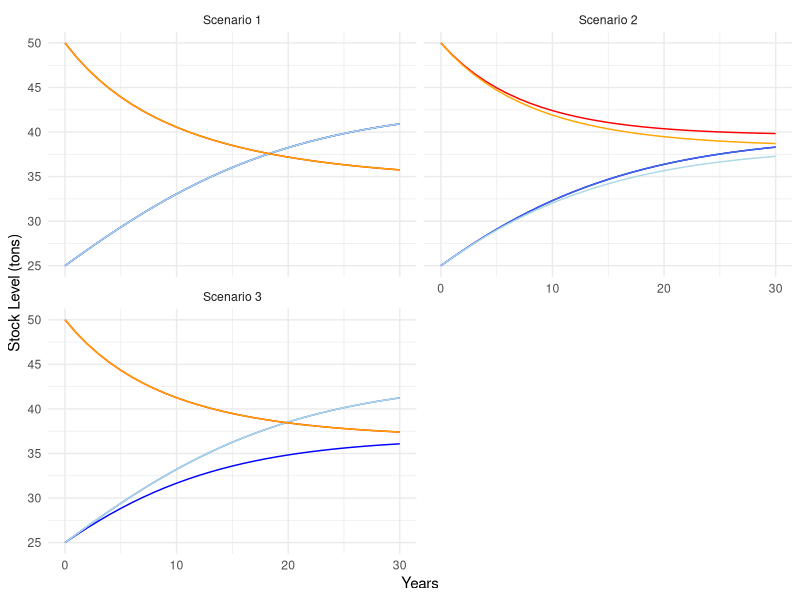
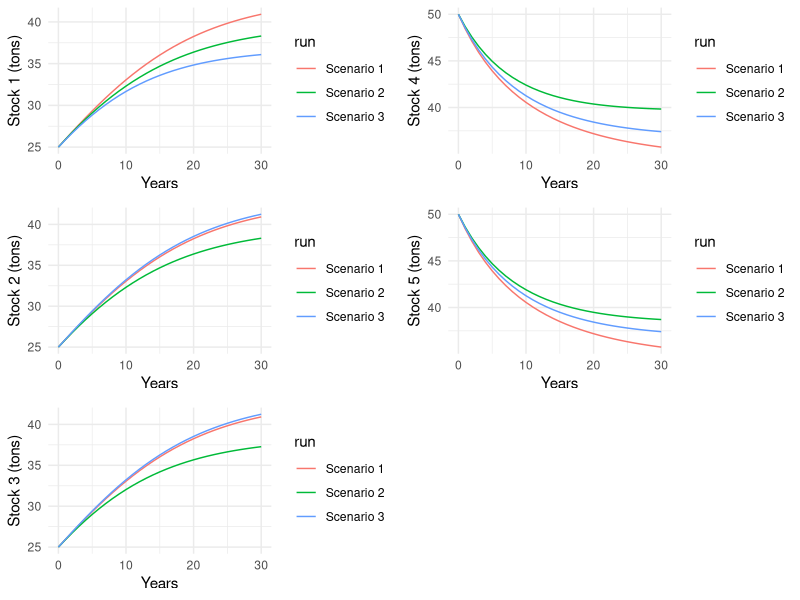
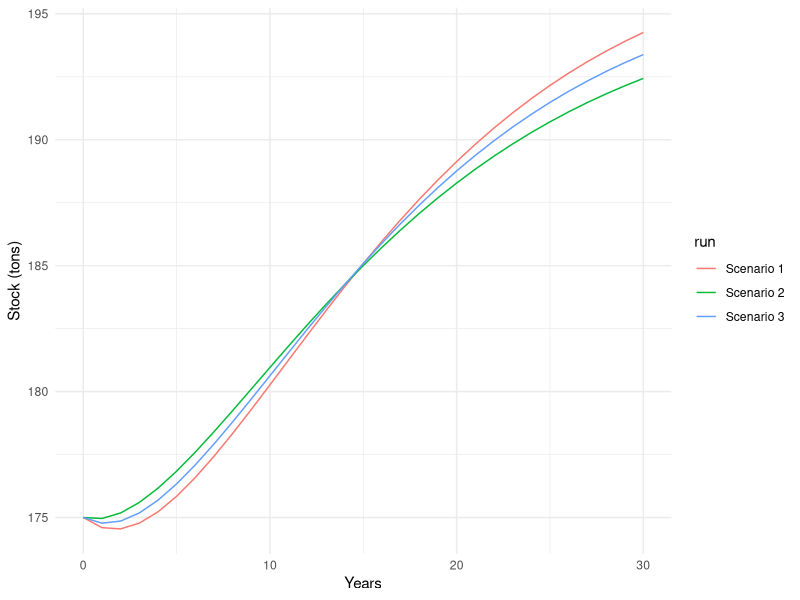
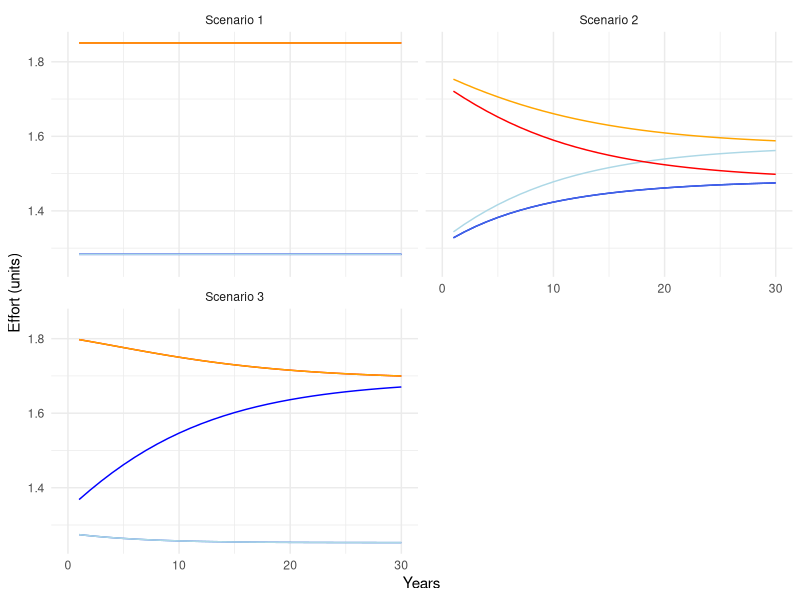
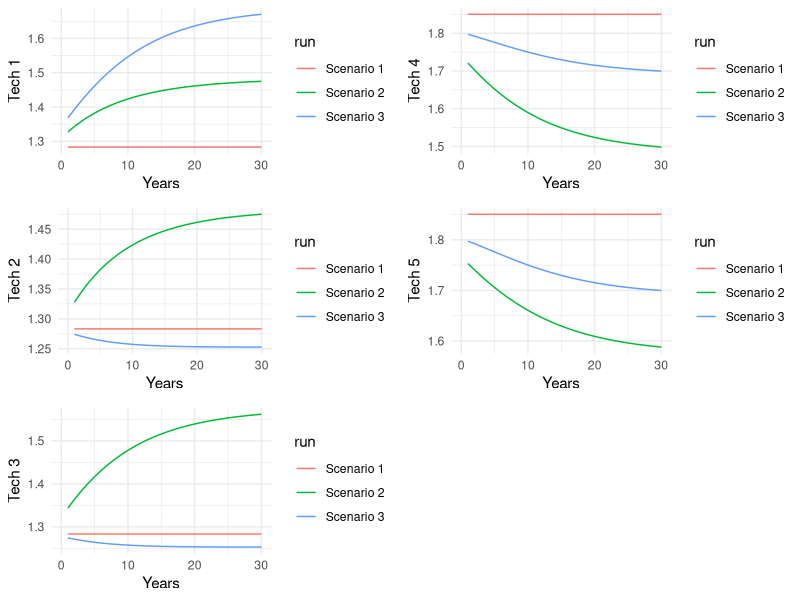
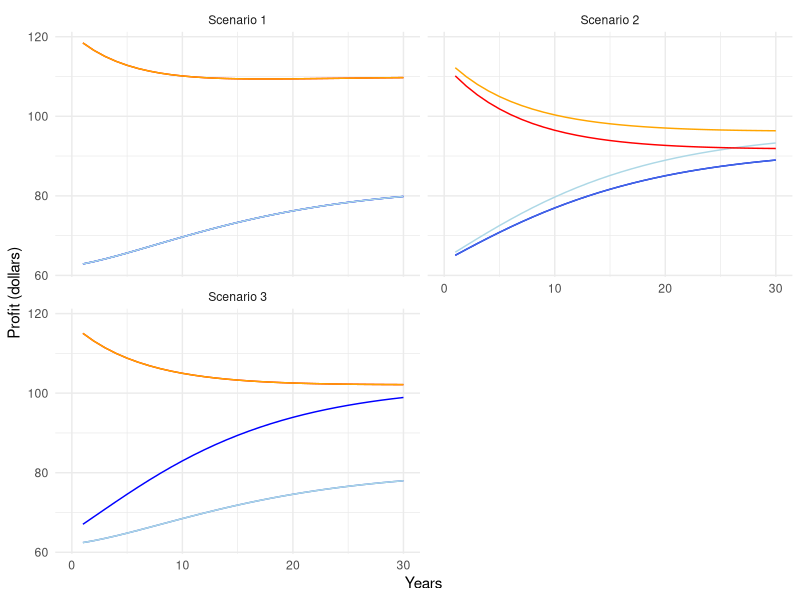
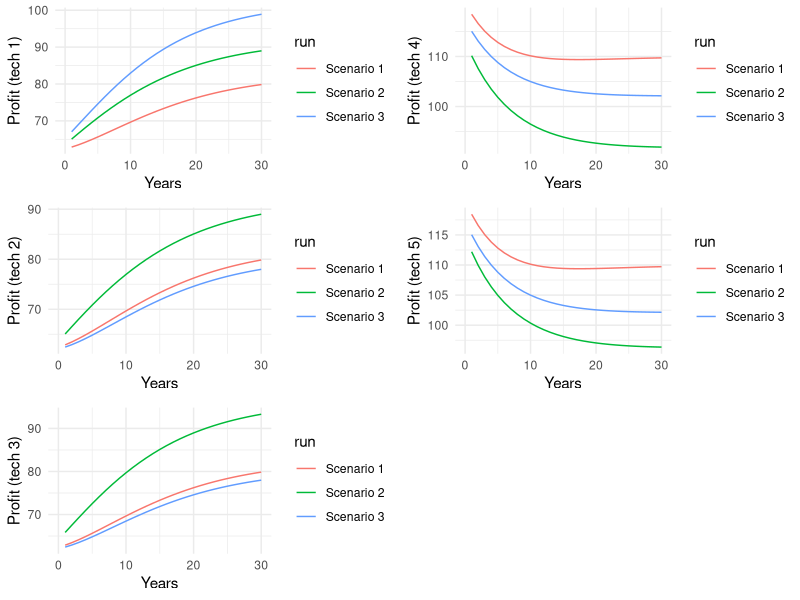
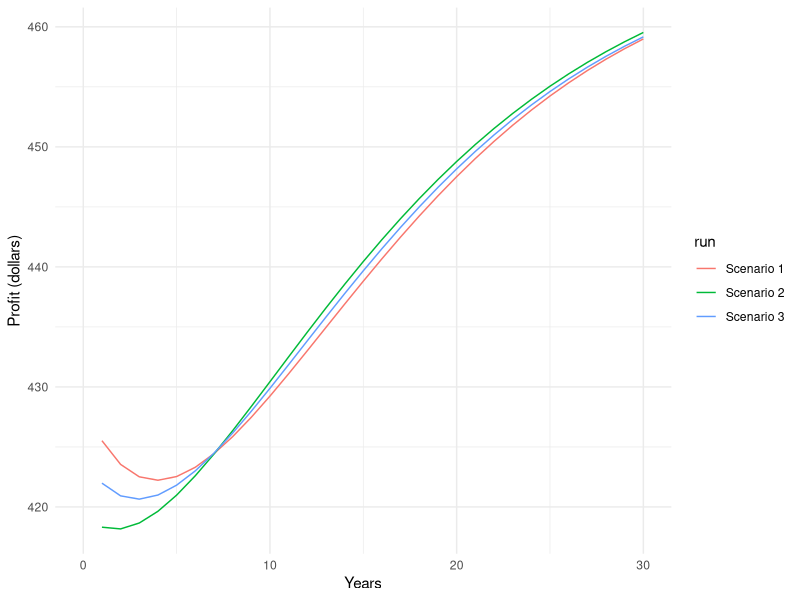

These figures' R source, in order:
## ---- chunk 1
knitr::opts_chunk$set(echo = TRUE, message=FALSE, warning=FALSE, echo=FALSE)

library(tidyverse)
library(here)
library(scales)
library(gridExtra)
library(grid)
library(kableExtra)
## ---- chunk 2
# Read files results

# data
species_df <- read_csv(here("working_model","x explore","species.csv"))
# data
tech_df <- read_csv(here("working_model","x explore","tech_cost.csv"))


# general output files
output_sc1 <- read_csv(here("working_model","x explore","model run results files","output_b_x1.csv")) %>% 
  mutate(run = "Scenario 1",
         year = seq(0,30))
output_sc2 <- read_csv(here("working_model","x explore","model run results files","output_b_x2.csv"))%>% 
  mutate(run = "Scenario 2",
         year = seq(0,30))
output_sc3 <- read_csv(here("working_model","x explore","model run results files","output_b_x3.csv"))%>% 
  mutate(run = "Scenario 3",
         year = seq(0,30))

# sum of profits

npv_sc1 <- read_csv(here("working_model","x explore","model run results files","NPV_b_x1.csv")) %>% 
  mutate(run = "Scenario 1")
npv_sc2 <- read_csv(here("working_model","x explore","model run results files","NPV_b_x2.csv")) %>% 
  mutate(run = "Scenario 2")
npv_sc3 <- read_csv(here("working_model","x explore","model run results files","NPV_b_x3.csv")) %>% 
  mutate(run = "Scenario 3")

#Group them
all_outputs <- rbind(output_sc1, output_sc2, output_sc3) %>% 
  mutate(tot_profits = profit_per_t.t_1+profit_per_t.t_2+profit_per_t.t_3+profit_per_t.t_4+profit_per_t.t_5,
         tot_stock=stock.s_1+stock.s_2+stock.s_3+stock.s_4+stock.s_5)

NPVs <- rbind(npv_sc1, npv_sc2, npv_sc3) %>% 
  rename(total_profit=x)

## ---- chunk 3

# Make tables
species_table <- kable(species_df, col.names = c("Species", "r", "K", "Starting stock (X)", "price")) %>% 
  kable_classic(full_width = F)

tech_table <- kable(tech_df, col.names = c("Tech", "
                                               q1", "q2", "q3", 
                                               "q4", "q5",
                                               "cost")) %>% 
  kable_classic(full_width = F)

species_table

tech_table
## ---- chunk 4
# Graph
ggplot(data = all_outputs)+
  geom_line(aes(y=stock.s_1, x=year), color="blue")+ 
  geom_line(aes(y=stock.s_2, x=year), color="royalblue")+ 
  geom_line(aes(y=stock.s_3, x=year), color="lightblue")+ 
  geom_line(aes(y=stock.s_4, x=year), color="red")+ 
  geom_line(aes(y=stock.s_5, x=year), color="orange")+ 
  theme_minimal()+
  labs(x= "Years",
         y= "Stock Level (tons)")+
  facet_wrap(~ run, nrow=2)

## ---- chunk 5
# Graph
stocck_1gr <- ggplot(data = all_outputs, aes(y=stock.s_1, x=year, group=run, color=run))+
  geom_line()+
  theme_minimal()+
  labs(x= "Years",
         y= "Stock 1 (tons)")

stocck_2gr <- ggplot(data = all_outputs, aes(y=stock.s_2, x=year, group=run, color=run))+
  geom_line()+
  theme_minimal()+
  labs(x= "Years",
         y= "Stock 2 (tons)")

stocck_3gr <- ggplot(data = all_outputs, aes(y=stock.s_3, x=year, group=run, color=run))+
  geom_line()+
  theme_minimal()+
  labs(x= "Years",
         y= "Stock 3 (tons)")

stocck_4gr <- ggplot(data = all_outputs, aes(y=stock.s_4, x=year, group=run, color=run))+
  geom_line()+
  theme_minimal()+
  labs(x= "Years",
         y= "Stock 4 (tons)")

stocck_5gr <- ggplot(data = all_outputs, aes(y=stock.s_5, x=year, group=run, color=run))+
  geom_line()+
  theme_minimal()+
  labs(x= "Years",
         y= "Stock 5 (tons)")

grid.arrange(stocck_1gr, stocck_4gr, stocck_2gr, stocck_5gr, stocck_3gr, ncol=2, nrow= 3)
## ---- chunk 6
# Graph
ggplot(data = all_outputs, aes(y=tot_stock, x=year, group=run, color=run))+
  geom_line()+
  theme_minimal()+
  labs(x= "Years",
         y= "Stock (tons)")
  
## ---- chunk 7
# Graph
ggplot(data = all_outputs)+
  geom_line(aes(y=effort.t_1, x=year), color="blue")+ 
  geom_line(aes(y=effort.t_2, x=year), color="royalblue")+ 
  geom_line(aes(y=effort.t_3, x=year), color="lightblue")+ 
  geom_line(aes(y=effort.t_4, x=year), color="red")+ 
  geom_line(aes(y=effort.t_5, x=year), color="orange")+ 
  theme_minimal()+
  labs(x= "Years",
         y= "Effort (units)")+
  facet_wrap(~ run, nrow=2)

## ---- chunk 8
# Graph
e_1gr <- ggplot(data = all_outputs, aes(y=effort.t_1, x=year, group=run, color=run))+
  geom_line()+
  theme_minimal()+
  labs(x= "Years",
         y= "Tech 1")

e_2gr <- ggplot(data = all_outputs, aes(y=effort.t_2, x=year, group=run, color=run))+
  geom_line()+
  theme_minimal()+
  labs(x= "Years",
         y= "Tech 2")

e_3gr <- ggplot(data = all_outputs, aes(y=effort.t_3, x=year, group=run, color=run))+
  geom_line()+
  theme_minimal()+
  labs(x= "Years",
         y= "Tech 3")

e_4gr <- ggplot(data = all_outputs, aes(y=effort.t_4, x=year, group=run, color=run))+
  geom_line()+
  theme_minimal()+
  labs(x= "Years",
         y= "Tech 4")

e_5gr <- ggplot(data = all_outputs, aes(y=effort.t_5, x=year, group=run, color=run))+
  geom_line()+
  theme_minimal()+
  labs(x= "Years",
         y= "Tech 5")

grid.arrange(e_1gr, e_4gr, e_2gr, e_5gr, e_3gr, ncol=2, nrow= 3)
## ---- chunk 9
# Graph
ggplot(data = all_outputs)+
  geom_line(aes(y=profit_per_t.t_1, x=year), color="blue")+ 
  geom_line(aes(y=profit_per_t.t_2, x=year), color="royalblue")+ 
  geom_line(aes(y=profit_per_t.t_3, x=year), color="lightblue")+ 
  geom_line(aes(y=profit_per_t.t_4, x=year), color="red")+ 
  geom_line(aes(y=profit_per_t.t_5, x=year), color="orange")+ 
  theme_minimal()+
  labs(x= "Years",
         y= "Profit (dollars)")+
  facet_wrap(~ run, nrow=2)


stock_df <- all_outputs %>% 
  select(stock.s_1:stock.s_5, run, year) 

colnames(stock_df) <- c("s1", "s2", "s3", "s4", "s5", "run", "year")

stock_longer <- stock_df %>% 
  pivot_longer(cols = 1:5,
               names_to = "name",
               values_to = "stock") %>% 
  filter(year == 30) %>% 
  mutate(group = "x")

profit_df <- all_outputs %>% 
  select(run, year, tot_profits) %>% 
  group_by(run) %>% 
  summarize(profits = sum(tot_profits, na.rm = TRUE))


#write_csv(stock_longer, here("working_model", "result analysis 1", "gabe_figs", "data", "by_X.csv"))
#write_csv(profit_df, here("working_model", "result analysis 1", "gabe_figs", "data", "x_tot_profits.csv"))
## ---- chunk 10
# Graph
p_1gr <- ggplot(data = all_outputs, aes(y=profit_per_t.t_1, x=year, group=run, color=run))+
  geom_line()+
  theme_minimal()+
  labs(x= "Years",
         y= "Profit (tech 1)")

p_2gr <- ggplot(data = all_outputs, aes(y=profit_per_t.t_2, x=year, group=run, color=run))+
  geom_line()+
  theme_minimal()+
  labs(x= "Years",
         y= "Profit (tech 2)")

p_3gr <- ggplot(data = all_outputs, aes(y=profit_per_t.t_3, x=year, group=run, color=run))+
  geom_line()+
  theme_minimal()+
  labs(x= "Years",
         y= "Profit (tech 3)")

p_4gr <- ggplot(data = all_outputs, aes(y=profit_per_t.t_4, x=year, group=run, color=run))+
  geom_line()+
  theme_minimal()+
  labs(x= "Years",
         y= "Profit (tech 4)")

p_5gr <- ggplot(data = all_outputs, aes(y=profit_per_t.t_5, x=year, group=run, color=run))+
  geom_line()+
  theme_minimal()+
  labs(x= "Years",
         y= "Profit (tech 5)")

grid.arrange(p_1gr, p_4gr, p_2gr, p_5gr, p_3gr, ncol=2, nrow= 3)
## ---- chunk 11
# Graph
ggplot(data = all_outputs, aes(y=tot_profits, x=year, group=run, color=run))+
  geom_line()+
  theme_minimal()+
  labs(x= "Years",
         y= "Profit (dollars)")
